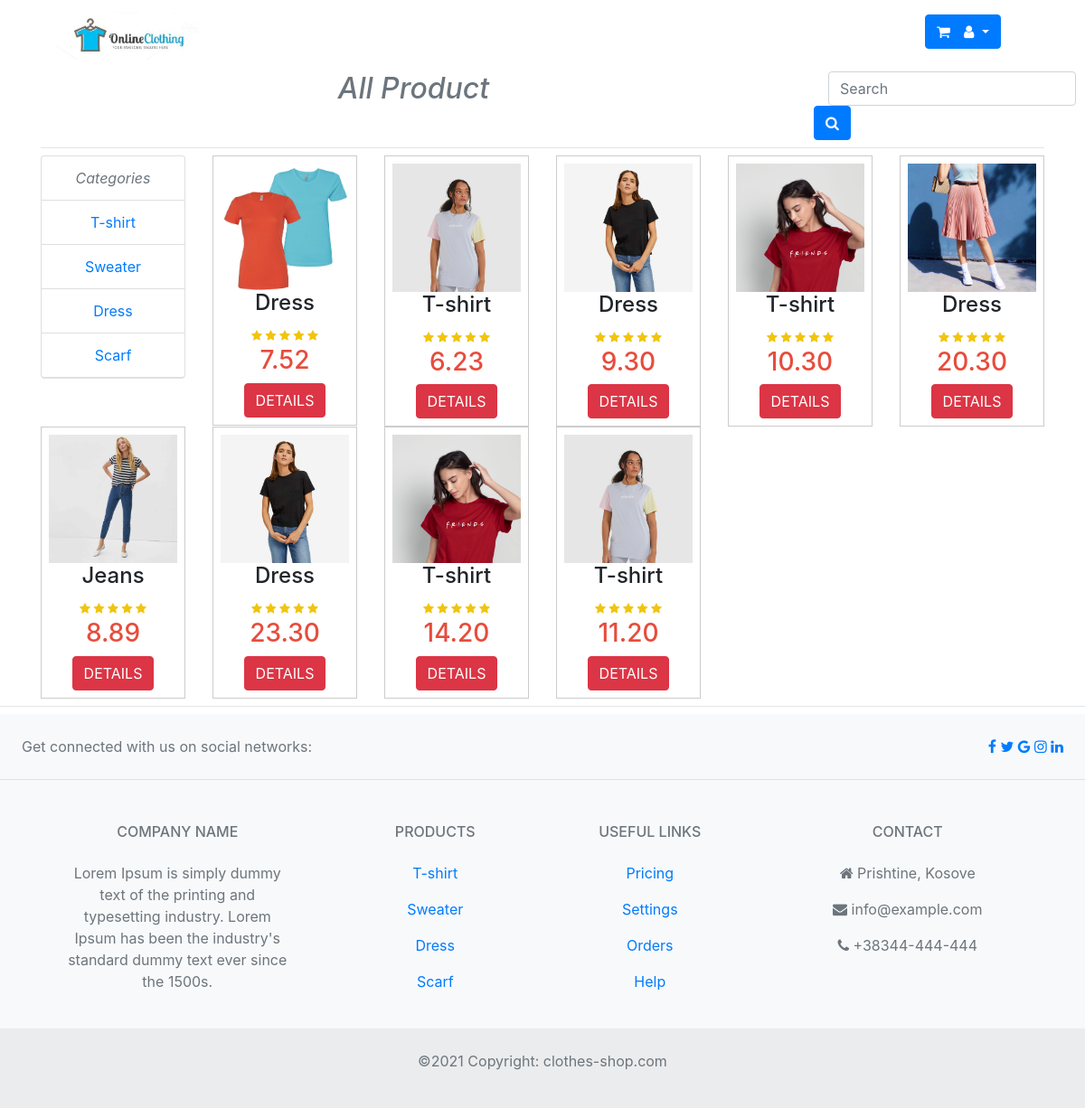
The page /view_product.php on the database its author committed.
### tables this page shows
CREATE TABLE `products` (
  `id` int(11) NOT NULL,
  `name_product` varchar(255) DEFAULT NULL,
  `color` varchar(255) DEFAULT NULL,
  `size` varchar(10) DEFAULT NULL,
  `price` decimal(5,2) DEFAULT NULL,
  `quantity` varchar(255) DEFAULT NULL,
  `image_url` varchar(255) DEFAULT NULL
);

### lib/Database.php (called while the page is built, shortened)
<?php
abstract class Database{
    private $host = 'localhost';
    private $user = 'root';
    private $password = '';
    private $dbname = 'clothes';
    private function connectDB(){
        try {
            $dsn = "mysql:host=" . $this->host . ";dbname=" . $this->dbname;
            $pdo = new PDO($dsn, $this->user, $this->password);
            $pdo->setAttribute(PDO::ATTR_ERRMODE, PDO::ERRMODE_EXCEPTION);
            return $pdo;
        } catch (Exception $e){
            echo "Lidhja me bazen e shenimeve deshtoi " . $e->getMessage();
        }
    }
    public function prepare($sql){
        return $this->connectDB()->prepare($sql);
    }
    public function getClassName(){
        $class_name = new ReflectionClass($this);
        return $class_name = ucfirst($class_name->getShortName());
    }
    public function get_all(){
        $sql = "SELECT * FROM " . static::$db_table;
        $stmt = $this->prepare($sql);
        $stmt->execute();
        $stmt->setFetchMode(PDO::FETCH_CLASS, __NAMESPACE__ . "\\{$this->getClassName()}");
        $result = $stmt->fetchAll();
        return $result;
    }
}
?>

### lib/Product.php (called while the page is built, shortened)
<?php
include_once 'Database.php';
class Product extends Database{
    private $id;
    private $name_product;
    private $price;
    public function getId(){
        return $this->id;
    }
    public function getName_product(){
        return $this->name_product;
    }
    public function getPrice(){
        return $this->price;
    }
}
?>

### view_product.php (the view, shortened to what this page needs)
<!DOCTYPE html>
<html lang="en">
<head>
    <link rel="stylesheet" href="https://stackpath.bootstrapcdn.com/bootstrap/4.5.0/css/bootstrap.min.css">
    <link rel="stylesheet" href="https://cdnjs.cloudflare.com/ajax/libs/font-awesome/4.7.0/css/font-awesome.min.css">
</head>
<body>
        <div class="container-fluid">
            <div class="row">
              <div class="col-sm-9">
                <header class="header">
                    <nav class="navbar navbar-expand-lg navbar-light  ">
                        <div class="container">
                            <a href="#" class="navbar-brand">
                                <img src="images/1.jpg" alt="logo" width="180">
                            </a>
                        </div>
                    </nav>
                </header>
              </div>
              <div class="col-sm-1 ">
                  <section class="shopping_cart">
                <button type="button" class="btn btn-primary ml-2 mt-3">
                  <i class="fa fa-shopping-cart"></i>
                </button></section>
              </div>
              <div class="col-sm-2 mt-3">
                  <section class="user">
                <div class="btn-group" role="group">
                    <button  id="dopdown-1" type="button" class="btn btn-primary dropdown-toggle" data-toggle="dropdown">
                     <i class="fa fa-user"></i>
                    </button>
                </div>
              </section>
          </div>
</div>
</div>
        <section id="product" class="product text-center ">
            <div class="container">
               <div class="row">
                    <div class="col-9">
                        <h2 class="font-italic text-muted ">All Product</h2>
                    </div>
                      <div class="col-3">
                      <div class="input-group">
                            <div class="form-inline">
                              <input type="text" id="form1" placeholder="Search" class="form-control ml-3" />
                            </div>
                            <button type="button" class="btn btn-primary">
                              <i class="fa fa-search"></i>
                            </button>
                          </div>
                    </div>
               </div>
                <hr class=" my-2">
                <div class="row ">
                    <div class="col-md-2">
                        <div class="menu">
                            <ul class="list-group border-bottom ">
                                <li class="list-group-item"><span class="font-italic text-muted">Categories</span></li>
                                <li class="list-group-item"><a href="#">T-shirt</a></li>
                                <li class="list-group-item"><a href="#">Sweater</a></li>
                                <li class="list-group-item"><a href="#">Dress</a></li>
                                <li class="list-group-item"><a href="#">Scarf</a></li>
                              </ul>
                        </div>
                    </div>
                        <?php
                        $product = new Product();
                        foreach ($product ->get_all() as $p){
                          echo "<div class='col-md-2'>
                          <div class='single-product p-2'>";
                          echo "<a href='single_product.php?id=".$p->getId()."'><img src='images/".$p->getId().".jpg' alt='' class='img-fluid' width='300'></a>";
                          echo"<h4>".$p->getName_Product()."</h4>";
                          echo" <small>
                                <i class='fa fa-star'></i>
                                <i class='fa fa-star'></i>
                                <i class='fa fa-star'></i>
                                <i class='fa fa-star'></i>
                                <i class='fa fa-star'></i>
                            </small>";
                            echo"<h3>".$p->getPrice()."</h3>";
                            echo "<button class='btn btn-danger'>DETAILS</button>";
                            echo '</div>
                          </div>';
                          }
                            ?>
                        </div>
        </section>
        <hr class=" my-2">
  <?php include 'inc/footer.php';?>
</body>
</html>

### inc/footer.php
<footer class="text-center bg-light text-muted my-6">
    <section class="d-flex justify-content-center justify-content-lg-between p-4 border-bottom">
        <div class="d-none d-lg-block">
            <span>Get connected with us on social networks:</span>
        </div>
        <div>
            <a href=""><i class="fa fa-facebook-f"></i></a>
            <a href="" ><i class="fa fa-twitter"></i></a>
            <a href="" ><i class="fa fa-google"></i></a>
            <a href="" ><i class="fa fa-instagram"></i></a>
            <a href="" ><i class="fa fa-linkedin"></i></a>
        </div>
</section>
    <section class="">
        <div class="container text-center text-md-start mt-5">
            <div class="row mt-3">
            <div class="col-md-3 col-lg-4 col-xl-3 mx-auto mb-4">
            <h6 class="text-uppercase fw-bold mb-4">
            <i class="fa fa-gem"></i>Company name</h6>
            <p>Lorem Ipsum is simply dummy text of the printing and typesetting industry.
               Lorem Ipsum has been the industry's standard dummy text ever since the 1500s.
            </p>
        </div>
        <div class="col-md-2 mx-auto mb-4">
            <h6 class="text-uppercase fw-bold mb-4">Products</h6>
            <p><a href="#" >T-shirt</a></p>
            <p><a href="#" >Sweater</a></p>
            <p><a href="#" >Dress</a></p>
            <p><a href="#" >Scarf</a></p>
        </div>
        <div class="col-md-3 col-lg-2 col-xl-2 mx-auto mb-4">
                <h6 class="text-uppercase fw-bold mb-4">Useful links</h6>
                <p><a href="#" >Pricing</a></p>
                <p><a href="#" >Settings</a></p>
                <p><a href="#" >Orders</a></p>
                <p><a href="#" >Help</a></p>
        </div>
        <div class="col-md-4 col-lg-3 col-xl-3 mx-auto mb-4">
             <h6 class="text-uppercase fw-bold mb-4">Contact</h6>
             <p><i class="fa fa-home "></i> Prishtine, Kosove</p>
             <p><i class="fa fa-envelope "></i> info@example.com</p>
             <p><i class="fa fa-phone"></i> +38344-444-444</p>
       </div>
   </div>
</div>
</section>
        <div class="text-center py-4" style="background-color: rgba(0, 0, 0, 0.05);">
             <p class=" fw-bold"> ©2021 Copyright: clothes-shop.com</p>
        </div>
</footer>

### view_product.php (style rules this page uses)
.shopping_cart { margin-left: 100px; }
.user { margin-left:38px; }
.single-product { border: 1px solid #ccc; box-shadow: 0 0 10 px #ccc; }
.single-product small i { color: #f1c40f; }
.single-product h3 { color:#e74c3c; }

### rows shown on the page
products: shows a picture, name_product "Dress", price "7.52"
products: name_product "T-shirt", price "6.23"
products: name_product "Dress", price "9.30"
products: name_product "T-shirt", price "10.30"
products: shows a picture, name_product "Dress", price "20.30"
products: shows a picture, name_product "Jeans", price "8.89"
products: name_product "Dress", price "23.30"
products: name_product "T-shirt", price "14.20"
products: name_product "T-shirt", price "11.20"
